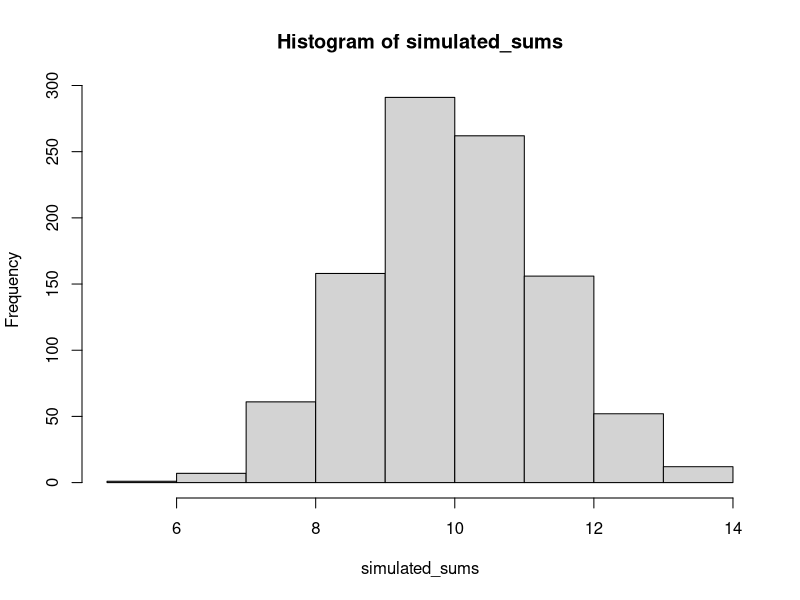

The R script that drew this image:
## ---- chunk 1
log_men <- 5.13
sd_men <- 0.17
log_women <- 4.96
sd_women <- .20

random_group <- function(size=10)
{
  men <- rbinom(size,1,0.5)
  weights <- ifelse(men, rlnorm(size,log_men,sd_men),rlnorm(size,log_women,sd_women))
  sum(weights)
}

weight_sim <- replicate(100000, random_group(10))
mean(weight_sim > 1750)
## ---- chunk 2
dbinom(3,10,.4)
## ---- chunk 3
simulate_shots <- function(size = 10){
  rbinom(1,size,.4)
}

mean(replicate(10000, simulate_shots())==3)
## ---- chunk 4

sim_n_uniform <- function(n=20){
  sum(runif(n,0,1))
}

simulated_sums <- replicate(1000,sim_n_uniform())

hist(simulated_sums)

